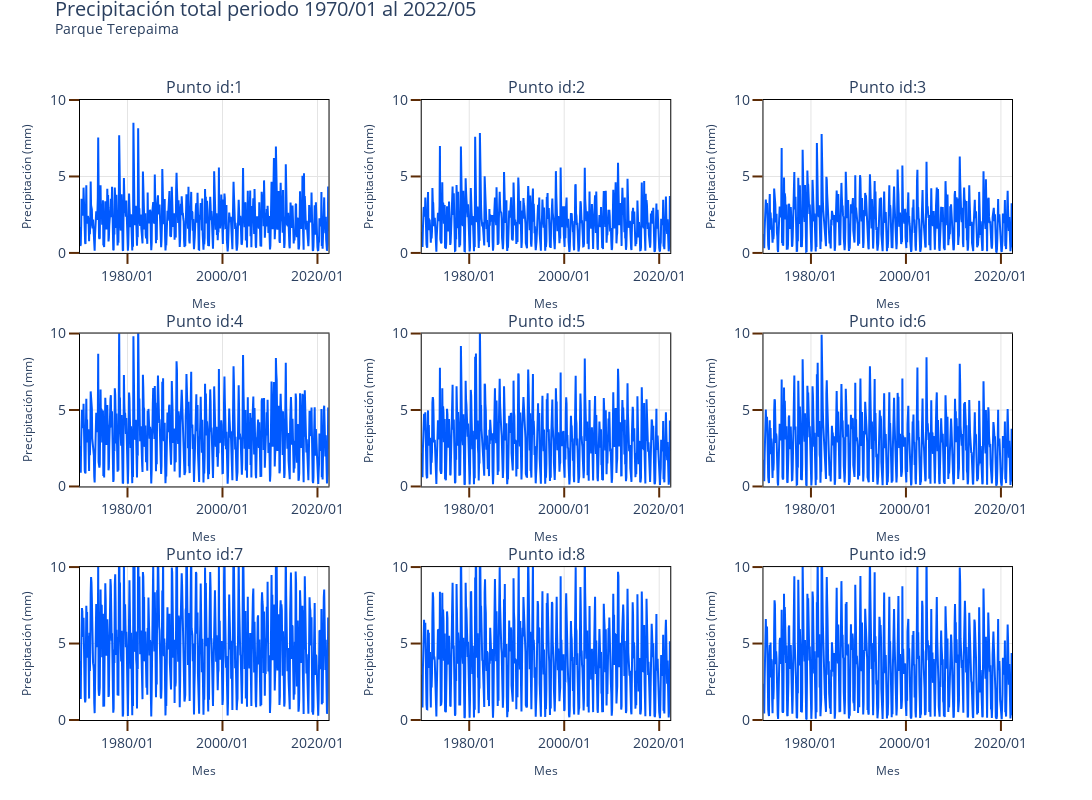

The code cell stored with this chart in its notebook:
### Markdown cell above
Consulta de la data

### Code cell
fig_pre = precipitacion_graf( data_pandas,
                    rows=3, 
                    cols=3,
                    park = 'Terepaima'
                    )

fig_pre.write_image(f'./{park}/figures/precipitacion_terepaima.png')
fig_pre.show()

### Figure 1 — Plotly figure (JSON) as saved in the notebook; plotly's stock layout.template omitted (floating-point values rounded to 4 significant figures; data arrays with more than 128 entries replaced by an {"elided": "..."} marker saying what was removed)
{"data": [{"legendgroup": "group1", "line": {"color": "#0059FF", "width": 2}, "mode": "lines", "name": "Precipitación total", "showlegend": false, "type": "scatter", "x": {"elided": "629 str values"}, "xaxis": "x", "y": {"elided": "629 float values"}, "yaxis": "y"}, {"legendgroup": "group1", "line": {"color": "#0059FF", "width": 2}, "mode": "lines", "name": "Precipitación total", "showlegend": false, "type": "scatter", "x": {"elided": "629 str values"}, "xaxis": "x2", "y": {"elided": "629 float values"}, "yaxis": "y2"}, {"legendgroup": "group1", "line": {"color": "#0059FF", "width": 2}, "mode": "lines", "name": "Precipitación total", "showlegend": false, "type": "scatter", "x": {"elided": "629 str values"}, "xaxis": "x3", "y": {"elided": "629 float values"}, "yaxis": "y3"}, {"legendgroup": "group1", "line": {"color": "#0059FF", "width": 2}, "mode": "lines", "name": "Precipitación total", "showlegend": false, "type": "scatter", "x": {"elided": "629 str values"}, "xaxis": "x4", "y": {"elided": "629 float values"}, "yaxis": "y4"}, {"legendgroup": "group1", "line": {"color": "#0059FF", "width": 2}, "mode": "lines", "name": "Precipitación total", "showlegend": false, "type": "scatter", "x": {"elided": "629 str values"}, "xaxis": "x5", "y": {"elided": "629 float values"}, "yaxis": "y5"}, {"legendgroup": "group1", "line": {"color": "#0059FF", "width": 2}, "mode": "lines", "name": "Precipitación total", "showlegend": false, "type": "scatter", "x": {"elided": "629 str values"}, "xaxis": "x6", "y": {"elided": "629 float values"}, "yaxis": "y6"}, {"legendgroup": "group1", "line": {"color": "#0059FF", "width": 2}, "mode": "lines", "name": "Precipitación total", "showlegend": false, "type": "scatter", "x": {"elided": "629 str values"}, "xaxis": "x7", "y": {"elided": "629 float values"}, "yaxis": "y7"}, {"legendgroup": "group1", "line": {"color": "#0059FF", "width": 2}, "mode": "lines", "name": "Precipitación total", "showlegend": false, "type": "scatter", "x": {"elided": "629 str values"}, "xaxis": "x8", "y": {"elided": "629 float values"}, "yaxis": "y8"}, {"legendgroup": "group1", "line": {"color": "#0059FF", "width": 2}, "mode": "lines", "name": "Precipitación total", "showlegend": false, "type": "scatter", "x": {"elided": "629 str values"}, "xaxis": "x9", "y": {"elided": "629 float values"}, "yaxis": "y9"}], "layout": {"annotations": [{"font": {"size": 16}, "showarrow": false, "text": "Punto id:1", "x": 0.1333, "xanchor": "center", "xref": "paper", "y": 1, "yanchor": "bottom", "yref": "paper"}, {"font": {"size": 16}, "showarrow": false, "text": "Punto id:2", "x": 0.5, "xanchor": "center", "xref": "paper", "y": 1, "yanchor": "bottom", "yref": "paper"}, {"font": {"size": 16}, "showarrow": false, "text": "Punto id:3", "x": 0.8667, "xanchor": "center", "xref": "paper", "y": 1, "yanchor": "bottom", "yref": "paper"}, {"font": {"size": 16}, "showarrow": false, "text": "Punto id:4", "x": 0.1333, "xanchor": "center", "xref": "paper", "y": 0.6233, "yanchor": "bottom", "yref": "paper"}, {"font": {"size": 16}, "showarrow": false, "text": "Punto id:5", "x": 0.5, "xanchor": "center", "xref": "paper", "y": 0.6233, "yanchor": "bottom", "yref": "paper"}, {"font": {"size": 16}, "showarrow": false, "text": "Punto id:6", "x": 0.8667, "xanchor": "center", "xref": "paper", "y": 0.6233, "yanchor": "bottom", "yref": "paper"}, {"font": {"size": 16}, "showarrow": false, "text": "Punto id:7", "x": 0.1333, "xanchor": "center", "xref": "paper", "y": 0.2467, "yanchor": "bottom", "yref": "paper"}, {"font": {"size": 16}, "showarrow": false, "text": "Punto id:8", "x": 0.5, "xanchor": "center", "xref": "paper", "y": 0.2467, "yanchor": "bottom", "yref": "paper"}, {"font": {"size": 16}, "showarrow": false, "text": "Punto id:9", "x": 0.8667, "xanchor": "center", "xref": "paper", "y": 0.2467, "yanchor": "bottom", "yref": "paper"}], "font": {"size": 14}, "height": 800, "legend": {"font": {"size": 14}, "title": {"font": {"size": 14}, "text": "Serie"}, "x": 1, "xanchor": "right", "y": 1.05, "yanchor": "bottom"}, "margin": {"t": 100}, "showlegend": true, "title": {"text": "\n                                Precipitación total periodo 1970/01 al 2022/05\n                                <br><sup>Parque Terepaima</sup>\n                                ", "y": 0.98}, "uniformtext": {"minsize": 8, "mode": "hide"}, "width": 1500, "xaxis": {"anchor": "y", "domain": [0, 0.2667], "gridcolor": "#E4E4E4", "linecolor": "black", "linewidth": 1, "mirror": true, "range": ["1970-01-01T00:00:00", "2022-05-01T00:00:00"], "showline": true, "tickcolor": "#5C2B05", "tickformat": "%Y/%m", "ticklen": 10, "ticks": "outside", "tickwidth": 2, "title": {"font": {"size": 12}, "text": "Mes"}}, "xaxis2": {"anchor": "y2", "domain": [0.3667, 0.6333], "gridcolor": "#E4E4E4", "linecolor": "black", "linewidth": 1, "mirror": true, "showline": true, "tickcolor": "#5C2B05", "tickformat": "%Y/%m", "ticklen": 10, "ticks": "outside", "tickwidth": 2, "title": {"font": {"size": 12}, "text": "Mes"}}, "xaxis3": {"anchor": "y3", "domain": [0.7333, 1], "gridcolor": "#E4E4E4", "linecolor": "black", "linewidth": 1, "mirror": true, "showline": true, "tickcolor": "#5C2B05", "tickformat": "%Y/%m", "ticklen": 10, "ticks": "outside", "tickwidth": 2, "title": {"font": {"size": 12}, "text": "Mes"}}, "xaxis4": {"anchor": "y4", "domain": [0, 0.2667], "gridcolor": "#E4E4E4", "linecolor": "black", "linewidth": 1, "mirror": true, "showline": true, "tickcolor": "#5C2B05", "tickformat": "%Y/%m", "ticklen": 10, "ticks": "outside", "tickwidth": 2, "title": {"font": {"size": 12}, "text": "Mes"}}, "xaxis5": {"anchor": "y5", "domain": [0.3667, 0.6333], "gridcolor": "#E4E4E4", "linecolor": "black", "linewidth": 1, "mirror": true, "showline": true, "tickcolor": "#5C2B05", "tickformat": "%Y/%m", "ticklen": 10, "ticks": "outside", "tickwidth": 2, "title": {"font": {"size": 12}, "text": "Mes"}}, "xaxis6": {"anchor": "y6", "domain": [0.7333, 1], "gridcolor": "#E4E4E4", "linecolor": "black", "linewidth": 1, "mirror": true, "showline": true, "tickcolor": "#5C2B05", "tickformat": "%Y/%m", "ticklen": 10, "ticks": "outside", "tickwidth": 2, "title": {"font": {"size": 12}, "text": "Mes"}}, "xaxis7": {"anchor": "y7", "domain": [0, 0.2667], "gridcolor": "#E4E4E4", "linecolor": "black", "linewidth": 1, "mirror": true, "showline": true, "tickcolor": "#5C2B05", "tickformat": "%Y/%m", "ticklen": 10, "ticks": "outside", "tickwidth": 2, "title": {"font": {"size": 12}, "text": "Mes"}}, "xaxis8": {"anchor": "y8", "domain": [0.3667, 0.6333], "gridcolor": "#E4E4E4", "linecolor": "black", "linewidth": 1, "mirror": true, "showline": true, "tickcolor": "#5C2B05", "tickformat": "%Y/%m", "ticklen": 10, "ticks": "outside", "tickwidth": 2, "title": {"font": {"size": 12}, "text": "Mes"}}, "xaxis9": {"anchor": "y9", "domain": [0.7333, 1], "gridcolor": "#E4E4E4", "linecolor": "black", "linewidth": 1, "mirror": true, "showline": true, "tickcolor": "#5C2B05", "tickformat": "%Y/%m", "ticklen": 10, "ticks": "outside", "tickwidth": 2, "title": {"font": {"size": 12}, "text": "Mes"}}, "yaxis": {"anchor": "x", "domain": [0.7533, 1], "gridcolor": "#E4E4E4", "linecolor": "black", "linewidth": 1, "mirror": true, "range": [0, 10], "showline": true, "tickcolor": "#5C2B05", "ticklen": 10, "ticks": "outside", "tickwidth": 2, "title": {"font": {"size": 12}, "text": "Precipitación (mm)"}}, "yaxis2": {"anchor": "x2", "domain": [0.7533, 1], "gridcolor": "#E4E4E4", "linecolor": "black", "linewidth": 1, "mirror": true, "range": [0, 10], "showline": true, "tickcolor": "#5C2B05", "ticklen": 10, "ticks": "outside", "tickwidth": 2, "title": {"font": {"size": 12}, "text": "Precipitación (mm)"}}, "yaxis3": {"anchor": "x3", "domain": [0.7533, 1], "gridcolor": "#E4E4E4", "linecolor": "black", "linewidth": 1, "mirror": true, "range": [0, 10], "showline": true, "tickcolor": "#5C2B05", "ticklen": 10, "ticks": "outside", "tickwidth": 2, "title": {"font": {"size": 12}, "text": "Precipitación (mm)"}}, "yaxis4": {"anchor": "x4", "domain": [0.3767, 0.6233], "gridcolor": "#E4E4E4", "linecolor": "black", "linewidth": 1, "mirror": true, "range": [0, 10], "showline": true, "tickcolor": "#5C2B05", "ticklen": 10, "ticks": "outside", "tickwidth": 2, "title": {"font": {"size": 12}, "text": "Precipitación (mm)"}}, "yaxis5": {"anchor": "x5", "domain": [0.3767, 0.6233], "gridcolor": "#E4E4E4", "linecolor": "black", "linewidth": 1, "mirror": true, "range": [0, 10], "showline": true, "tickcolor": "#5C2B05", "ticklen": 10, "ticks": "outside", "tickwidth": 2, "title": {"font": {"size": 12}, "text": "Precipitación (mm)"}}, "yaxis6": {"anchor": "x6", "domain": [0.3767, 0.6233], "gridcolor": "#E4E4E4", "linecolor": "black", "linewidth": 1, "mirror": true, "range": [0, 10], "showline": true, "tickcolor": "#5C2B05", "ticklen": 10, "ticks": "outside", "tickwidth": 2, "title": {"font": {"size": 12}, "text": "Precipitación (mm)"}}, "yaxis7": {"anchor": "x7", "domain": [0, 0.2467], "gridcolor": "#E4E4E4", "linecolor": "black", "linewidth": 1, "mirror": true, "range": [0, 10], "showline": true, "tickcolor": "#5C2B05", "ticklen": 10, "ticks": "outside", "tickwidth": 2, "title": {"font": {"size": 12}, "text": "Precipitación (mm)"}}, "yaxis8": {"anchor": "x8", "domain": [0, 0.2467], "gridcolor": "#E4E4E4", "linecolor": "black", "linewidth": 1, "mirror": true, "range": [0, 10], "showline": true, "tickcolor": "#5C2B05", "ticklen": 10, "ticks": "outside", "tickwidth": 2, "title": {"font": {"size": 12}, "text": "Precipitación (mm)"}}, "yaxis9": {"anchor": "x9", "domain": [0, 0.2467], "gridcolor": "#E4E4E4", "linecolor": "black", "linewidth": 1, "mirror": true, "range": [0, 10], "showline": true, "tickcolor": "#5C2B05", "ticklen": 10, "ticks": "outside", "tickwidth": 2, "title": {"font": {"size": 12}, "text": "Precipitación (mm)"}}}}
